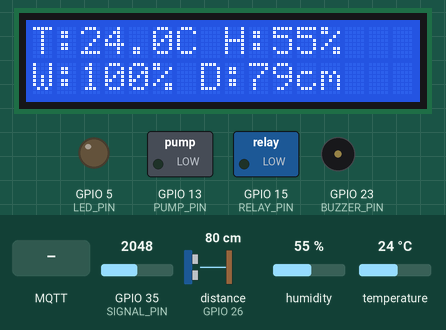
Recording of a sketch running on a simulated ESP32. Shown: 16×2 character LCD, switched loads named in the sketch (green lamp = pin HIGH), output pins drawn as LEDs (lit = HIGH), buzzer (waves = sounding, pin HIGH). Inputs (shaded band) come from the test bench; at power-on: temperature 24 °C, distance to the obstacle (sensor on GPIO 26) 80 cm, GPIO 35 (SIGNAL_PIN) = 2048, humidity 55 %. The echo pulse lasts 58.3 µs per cm; WiFi joins after 1.5 s; servers stay silent unless stated; no MQTT or app messages arrive unless stated; pins used as bus, display or sensor lines are not drawn; what the sketch prints to the serial monitor is not drawn.

Above: at 10.6 s.
10.7 s: temperature set to 39 °C
At 21.2 s:
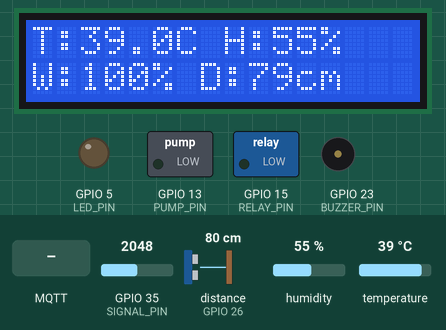
21.5 s: temperature set to 42 °C
At 31.2 s:
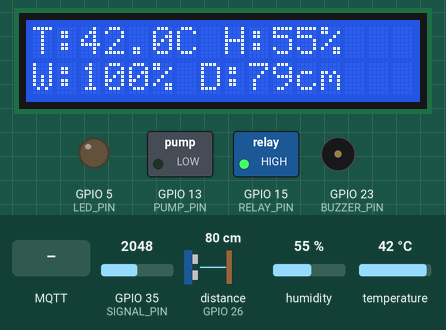
31.5 s: MQTT message "ON" arrives on the first subscribed topic
At 32.3 s:
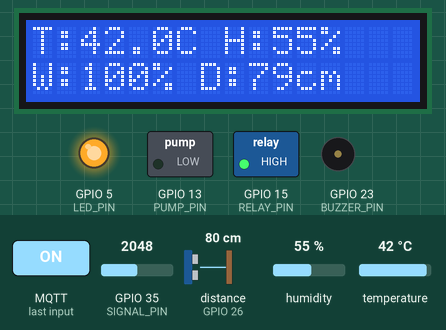
33.0 s: MQTT message "OFF" arrives on the second subscribed topic
At 33.4 s:
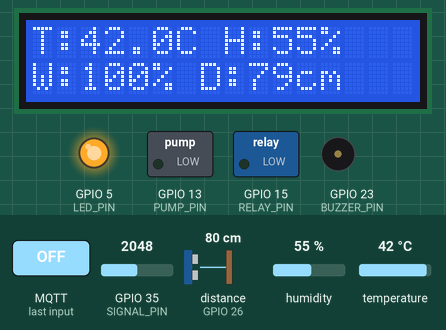
41.5 s: MQTT message "ON" arrives on the third subscribed topic
At 42.2 s:
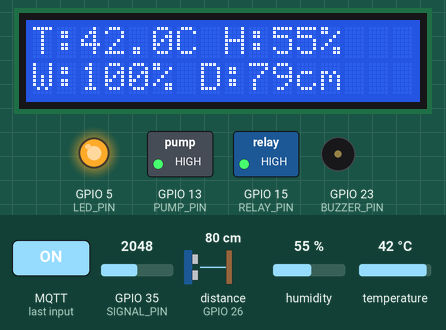
51.5 s: distance to the obstacle (sensor on GPIO 26) set to 2 cm
At 60.3 s:
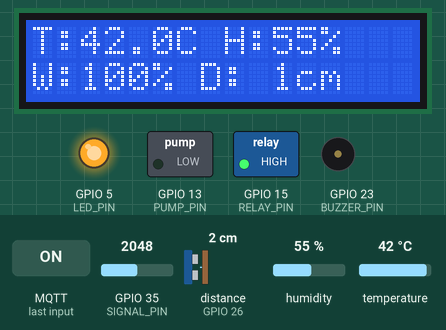
Timing chart, 0 to 61.8 s (numbered marks = the images above; inputs shaded):
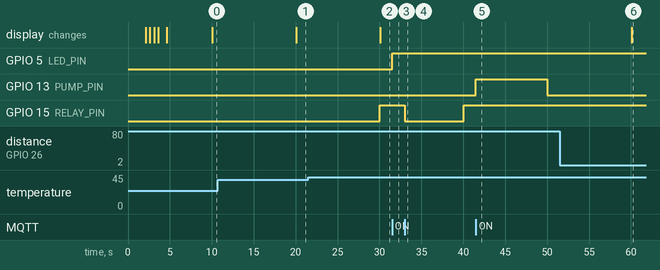

Measured:
- the behaviour switches between 40 and 41 °C on temperature (found by bisection; images 1 and 2)
- after the input at 10.7 s, the display: changes after 9.4 s (image 1)
- after the input at 21.5 s, GPIO 15 (RELAY_PIN): LOW → HIGH after 8.5 s; the display: changes after 8.6 s (image 2)
- after the input at 31.5 s, GPIO 5 (LED_PIN): LOW → HIGH at once
- after the input at 33.0 s, GPIO 15 (RELAY_PIN): HIGH → LOW at once, → HIGH 7.0 s later
- after the input at 41.5 s, GPIO 13 (PUMP_PIN): LOW → HIGH at once, → LOW 8.5 s later
- after the input at 51.5 s, the display: changes after 8.6 s (image 6)

The sketch:

esp32_38pin.ino
```cpp
#include <WiFi.h>
#include <PubSubClient.h>
#include <DHT.h>
#include <ArduinoJson.h>
#include <Wire.h>
#include <LiquidCrystal_I2C.h>

// ==================== CÀI ĐẶT LCD ====================
LiquidCrystal_I2C lcd(0x27, 16, 2);  // Địa chỉ I2C: 0x27 hoặc 0x3F
// Nếu không hiển thị, thử đổi thành: LiquidCrystal_I2C lcd(0x3F, 16, 2);

// WiFi
const char *ssid = "kk";
const char *password = "12345678";

// MQTT Broker
const char *mqtt_broker = "broker.emqx.io";
const char *temp_topic = "MQTT_ESP32/TEMPERATURE";
const char *hum_topic = "MQTT_ESP32/HUMIDITY";
const char *led_topic = "MQTT_ESP32/LED1";
const char *fan_topic = "MQTT_ESP32/FAN";
const char *pump_topic = "MQTT_ESP32/PUMP";
const char *water_level_topic = "MQTT_ESP32/WATER_LEVEL";
const char *alert_topic = "MQTT_ESP32/ALERT";
const char *intruder_topic = "MQTT_ESP32/INTRUDER";

const char *mqtt_username = "ngocongngoc";
const char *mqtt_password = "Ngocongngoc123";
const int mqtt_port = 1883;

// DHT Sensor
#define DHTPIN 4
#define DHTTYPE DHT11
DHT dht(DHTPIN, DHTTYPE);
// LED
#define LED_PIN 5
bool ledState = LOW;

// Relay for Fan (active HIGH)
#define RELAY_PIN 15
bool fanState = LOW;
// Relay for Pump (active HIGH)
#define PUMP_PIN 13
bool pumpState = LOW;
// Water Level Sensor
#define POWER_PIN 18
#define SIGNAL_PIN 35
int waterLevelValue = 0;
// Ultrasonic Sensor HC-SR04
#define TRIG_PIN 25
#define ECHO_PIN 26

// Buzzer
#define BUZZER_PIN 23
bool alertMode = false;

// Biến lưu giá trị hiển thị trên LCD
float displayTemp = 0.0;
float displayHum = 0.0;
int displayWaterPercent = 0;
long displayDistance = 0;

WiFiClient espClient;
PubSubClient client(espClient);
unsigned long lastMsg = 0;

void setup() {
  Serial.begin(115200);

  // === KHỞI TẠO LCD ===
  Wire.begin();
  lcd.init();
  lcd.backlight();
  lcd.setCursor(0, 0);
  lcd.print("Smart Farm Init...");
  lcd.setCursor(0, 1);
  lcd.print("Connecting WiFi...");
  delay(2000);
  lcd.clear();

  // Khởi tạo LED
  pinMode(LED_PIN, OUTPUT);
  digitalWrite(LED_PIN, LOW);
  // Khởi tạo Relay Quạt
  pinMode(RELAY_PIN, OUTPUT);
  digitalWrite(RELAY_PIN, LOW);
  fanState = LOW;
  // Khởi tạo Relay Bơm
  pinMode(PUMP_PIN, OUTPUT);
  digitalWrite(PUMP_PIN, LOW);
  pumpState = LOW;
  // Khởi tạo Cảm biến mực nước
  pinMode(POWER_PIN, OUTPUT);
  digitalWrite(POWER_PIN, LOW);
  analogSetAttenuation(ADC_11db);
  // Khởi tạo Cảm biến siêu âm
  pinMode(TRIG_PIN, OUTPUT);
  pinMode(ECHO_PIN, INPUT);

  // Khởi tạo Còi
  pinMode(BUZZER_PIN, OUTPUT);
  digitalWrite(BUZZER_PIN, LOW);

  // Khởi tạo cảm biến DHT
  dht.begin();

  // Kết nối WiFi
  Serial.println("Connecting to WiFi...");
  lcd.setCursor(0, 1);
  lcd.print("WiFi...");
  WiFi.begin(ssid, password);
  while (WiFi.status() != WL_CONNECTED) {
    delay(500);
    Serial.print(".");
    lcd.print(".");
  }
  Serial.println("\nConnected to the WiFi network");
  lcd.clear();
  lcd.print("WiFi Connected!");
  delay(1000);
  lcd.clear();

  // Cài đặt MQTT
  client.setServer(mqtt_broker, mqtt_port);
  client.setCallback(callback);

  reconnect();
}

void callback(char *topic, byte *payload, unsigned int length) {
  String message;
  for (int i = 0; i < length; i++) {
    message += (char)payload[i];
  }
  message.trim();
  Serial.printf("Message arrived [%s]: %s\n", topic, message.c_str());

  // Điều khiển LED
  if (String(topic) == led_topic) {
    if (message.equalsIgnoreCase("ON")) {
      ledState = HIGH;
      digitalWrite(LED_PIN, ledState);
      Serial.println("LED -> ON");
    } else if (message.equalsIgnoreCase("OFF")) {
      ledState = LOW;
      digitalWrite(LED_PIN, ledState);
      Serial.println("LED -> OFF");
    }
  }

  // Điều khiển QUẠT
  if (String(topic) == fan_topic) {
    if (message.equalsIgnoreCase("ON")) {
      fanState = HIGH;
      digitalWrite(RELAY_PIN, HIGH);
      Serial.println("FAN -> ON");
    } else if (message.equalsIgnoreCase("OFF")) {
      fanState = LOW;
      digitalWrite(RELAY_PIN, LOW);
      Serial.println("FAN -> OFF");
    }
  }

  // Điều khiển BƠM
  if (String(topic) == pump_topic) {
    if (message.equalsIgnoreCase("ON")) {
      pumpState = HIGH;
      digitalWrite(PUMP_PIN, HIGH);
      Serial.println("PUMP -> ON (MQTT)");
    } else if (message.equalsIgnoreCase("OFF")) {
      pumpState = LOW;
      digitalWrite(PUMP_PIN, LOW);
      Serial.println("PUMP -> OFF (MQTT)");
    }
  }

  // Điều khiển chế độ CẢNH BÁO
  if (String(topic) == alert_topic) {
    if (message.equalsIgnoreCase("ON")) {
      alertMode = true;
      Serial.println("ALERT MODE -> ON");
    } else if (message.equalsIgnoreCase("OFF")) {
      alertMode = false;
      digitalWrite(BUZZER_PIN, LOW);
      Serial.println("ALERT MODE -> OFF");
    }
  }
}

void reconnect() {
  while (!client.connected()) {
    String client_id = "esp32-client-";
    client_id += String(WiFi.macAddress());
    Serial.printf("Attempting MQTT connection as %s...\n", client_id.c_str());
    if (client.connect(client_id.c_str(), mqtt_username, mqtt_password)) {
      Serial.println("Connected to MQTT broker");
      // Đăng ký các chủ đề
      client.subscribe(led_topic);
      client.subscribe(fan_topic);
      client.subscribe(pump_topic);
      client.subscribe(alert_topic);
    } else {
      Serial.print("Failed, rc=");
      Serial.print(client.state());
      Serial.println(" Retrying in 2 seconds...");
      delay(2000);
    }
  }
}

// Hàm đo khoảng cách bằng HC-SR04
long measureDistance() {
  digitalWrite(TRIG_PIN, LOW);
  delayMicroseconds(2);
  digitalWrite(TRIG_PIN, HIGH);
  delayMicroseconds(10);
  digitalWrite(TRIG_PIN, LOW);
  long duration = pulseIn(ECHO_PIN, HIGH);
  long distance = duration * 0.034 / 2;
  return distance;
}

// Hàm cập nhật hiển thị LCD
void updateLCD() {
  lcd.clear();
  // Dòng 1: Nhiệt độ và độ ẩm
  lcd.setCursor(0, 0);
  lcd.printf("T:%.1fC H:%.0f%%", displayTemp, displayHum);
  // Dòng 2: Mực nước và khoảng cách
  lcd.setCursor(0, 1);
  lcd.printf("W:%3d%% D:%2ldcm", displayWaterPercent, displayDistance);
  // Nhấp nháy dấu "!" khi có cảnh báo
  if (alertMode && (millis() / 500) % 2 == 0) {
    lcd.setCursor(15, 1);
    lcd.print("!");
  }
}

void loop() {
  if (!client.connected()) {
    reconnect();
  }
  client.loop();

  unsigned long now = millis();
  if (now - lastMsg > 10000) { // Cập nhật dữ liệu sau mỗi 10 giây
    lastMsg = now;
    // Đọc cảm biến DHT
    float temperature = dht.readTemperature();
    float humidity = dht.readHumidity();
    if (isnan(temperature) || isnan(humidity)) {
      Serial.println("Failed to read from DHT sensor!");
    } else {
      displayTemp = temperature;
      displayHum = humidity;
      // Tự động bật quạt nếu nhiệt độ > 40°C
      if (temperature > 40.0) {
        fanState = HIGH;
        digitalWrite(RELAY_PIN, HIGH);
      }
      client.publish(temp_topic, String(temperature).c_str());
      client.publish(hum_topic, String(humidity).c_str());
    }

    // Đọc cảm biến mực nước
    digitalWrite(POWER_PIN, HIGH);
    delay(10);
    waterLevelValue = analogRead(SIGNAL_PIN);
    digitalWrite(POWER_PIN, LOW);

    // Tính phần trăm mực nước
    if (waterLevelValue <= 600) displayWaterPercent = 0;
    else if (waterLevelValue >= 1600) displayWaterPercent = 100;
    else displayWaterPercent = map(waterLevelValue, 600, 1600, 0, 100);

    // Tự động điều khiển máy bơm dựa trên mực nước
    if (waterLevelValue > 1600 ) {
      pumpState = LOW;
      digitalWrite(PUMP_PIN, LOW);
      Serial.println("PUMP -> OFF (Water Level High)");
    }
    client.publish(water_level_topic, String(waterLevelValue).c_str());

    // Đọc cảm biến siêu âm và điều khiển còi
    displayDistance = measureDistance();
    if (alertMode && displayDistance < 10) {
      digitalWrite(BUZZER_PIN, HIGH);
      Serial.println("ALERT: Object detected!");
      client.publish(intruder_topic, "DANGER: Intruder Detected!");
    } else {
      // Chỉ tắt còi nếu alertMode đang bật và không phát hiện vật thể
      if (alertMode) {
        digitalWrite(BUZZER_PIN, LOW);
      }
    }

    // Gửi trạng thái các thiết bị
    client.publish(led_topic, ledState ? "ON" : "OFF");
    client.publish(fan_topic, fanState ? "ON" : "OFF");
    client.publish(pump_topic, pumpState ? "ON" : "OFF");
    client.publish(alert_topic, alertMode ? "ON" : "OFF");

    // Cập nhật LCD
    updateLCD();

    // In ra Serial Monitor
    Serial.printf("Published Temp: %.2f °C, Hum: %.2f %%, Water Level: %d (%d%%), Distance: %ld cm, LED: %s, Fan: %s, Pump: %s, Alert: %s\n",
                  displayTemp, displayHum, waterLevelValue, displayWaterPercent, displayDistance,
                  ledState ? "ON" : "OFF", fanState ? "ON" : "OFF", pumpState ? "ON" : "OFF", alertMode ? "ON" : "OFF");
  }
}
```
